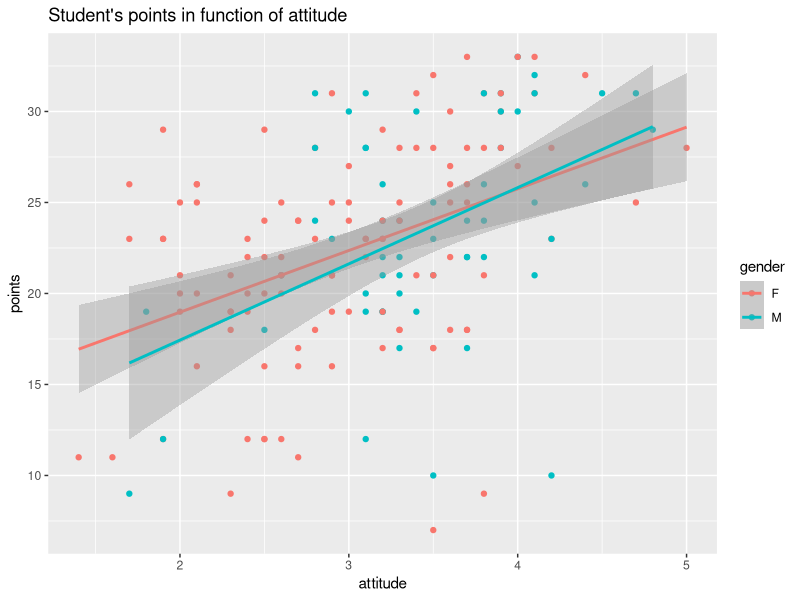
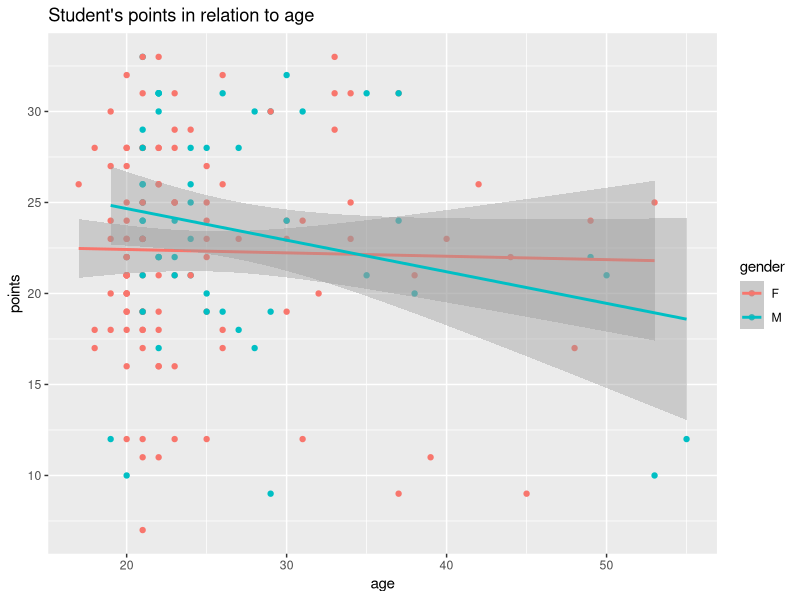
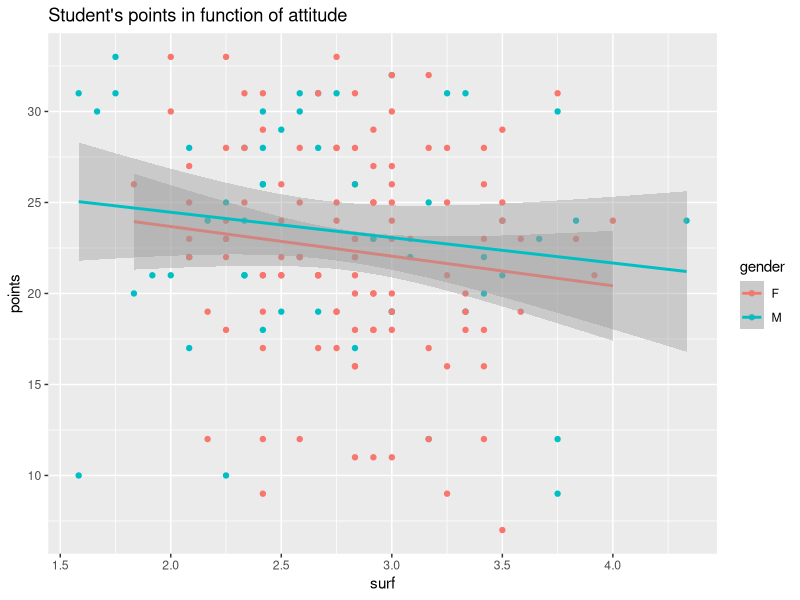
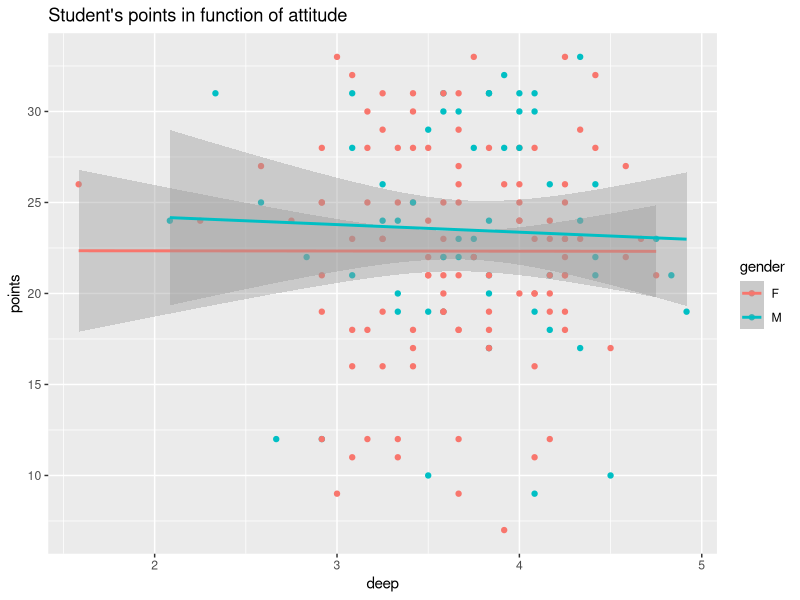
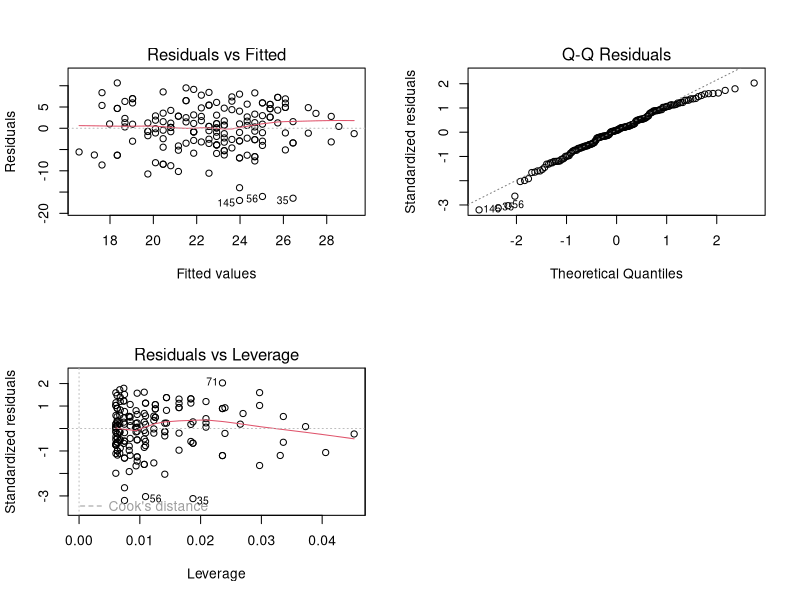

These charts were generated, in order, by the following R code:
## ---- chunk 1
learning <- read.csv("data/learning2014.csv",header = T)
str(learning)

## ---- chunk 2

library(ggplot2)

# initialize plot with data and aesthetic mapping
ggplot(learning, aes(x = attitude, y = points, col = gender))+
  geom_point()+
  geom_smooth(method = "lm")+
  ggtitle("Student's points in function of attitude")
ggplot(learning, aes(x = age, y = points, col = gender))+
  geom_point()+
  geom_smooth(method = "lm")+
  ggtitle("Student's points in relation to age")
## ---- chunk 3
library(ggplot2)

# initialize plot with data and aesthetic mapping
ggplot(learning, aes(x = surf, y = points, col = gender))+
  geom_point()+
  geom_smooth(method = "lm")+
  ggtitle("Student's points in function of attitude")
ggplot(learning, aes(x = deep, y = points, col = gender))+
  geom_point()+
  geom_smooth(method = "lm")+
  ggtitle("Student's points in function of attitude")
## ---- chunk 4
summary(learning)
## ---- chunk 5
my_model <- lm(points ~ gender+age+attitude+deep+stra+surf, data = learning)

# summary of the model
summary(my_model)
## ---- chunk 6
my_model2 <- lm(points ~ attitude, data = learning)

# summary of the model
summary(my_model2)

## ---- chunk 7
par(mfrow = c(2,2))
plot(my_model2, which = c(1,2,5))
